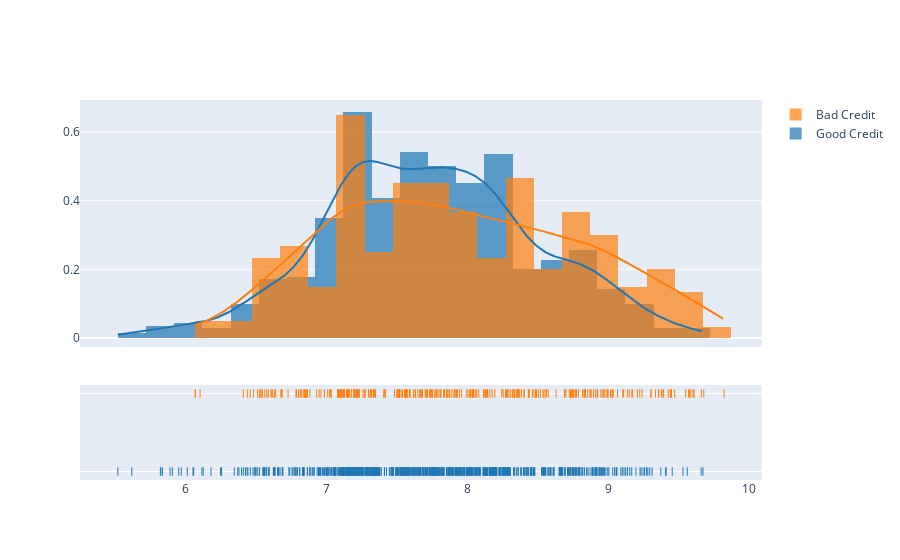

Write notebook code for a chart like this one.
### Code cell
# Add histogram data
x1 = np.log(df_good['Credit amount']) 
x2 = np.log(df_bad["Credit amount"])

# Group data together
hist_data = [x1, x2]

group_labels = ['Good Credit', 'Bad Credit']

# Create distplot with custom bin_size
fig = ff.create_distplot(hist_data, group_labels, bin_size=.2)

# Plot!
py.iplot(fig, filename='Distplot with Multiple Datasets')

plot10 = fig

### Figure 1 — Plotly figure (JSON) as saved in the notebook; plotly's stock layout.template omitted (floating-point values rounded to 4 significant figures; data arrays with more than 128 entries replaced by an {"elided": "..."} marker saying what was removed)
{"data": [{"autobinx": false, "histnorm": "probability density", "legendgroup": "Good Credit", "marker": {"color": "rgb(31, 119, 180)"}, "name": "Good Credit", "opacity": 0.7, "type": "histogram", "x": {"elided": "700 float values"}, "xaxis": "x", "xbins": {"end": 9.671, "size": 0.2, "start": 5.521}, "yaxis": "y"}, {"autobinx": false, "histnorm": "probability density", "legendgroup": "Bad Credit", "marker": {"color": "rgb(255, 127, 14)"}, "name": "Bad Credit", "opacity": 0.7, "type": "histogram", "x": {"elided": "300 float values"}, "xaxis": "x", "xbins": {"end": 9.821, "size": 0.2, "start": 6.071}, "yaxis": "y"}, {"legendgroup": "Good Credit", "marker": {"color": "rgb(31, 119, 180)"}, "mode": "lines", "name": "Good Credit", "showlegend": false, "type": "scatter", "x": {"elided": "500 float values"}, "xaxis": "x", "y": {"elided": "500 float values"}, "yaxis": "y"}, {"legendgroup": "Bad Credit", "marker": {"color": "rgb(255, 127, 14)"}, "mode": "lines", "name": "Bad Credit", "showlegend": false, "type": "scatter", "x": {"elided": "500 float values"}, "xaxis": "x", "y": {"elided": "500 float values"}, "yaxis": "y"}, {"legendgroup": "Good Credit", "marker": {"color": "rgb(31, 119, 180)", "symbol": "line-ns-open"}, "mode": "markers", "name": "Good Credit", "showlegend": false, "type": "scatter", "x": {"elided": "700 float values"}, "xaxis": "x", "y": {"elided": "700 str values"}, "yaxis": "y2"}, {"legendgroup": "Bad Credit", "marker": {"color": "rgb(255, 127, 14)", "symbol": "line-ns-open"}, "mode": "markers", "name": "Bad Credit", "showlegend": false, "type": "scatter", "x": {"elided": "300 float values"}, "xaxis": "x", "y": {"elided": "300 str values"}, "yaxis": "y2"}], "layout": {"barmode": "overlay", "hovermode": "closest", "legend": {"traceorder": "reversed"}, "xaxis": {"anchor": "y2", "domain": [0, 1], "zeroline": false}, "yaxis": {"anchor": "free", "domain": [0.35, 1], "position": 0}, "yaxis2": {"anchor": "x", "domain": [0, 0.25], "dtick": 1, "showticklabels": false}}}
